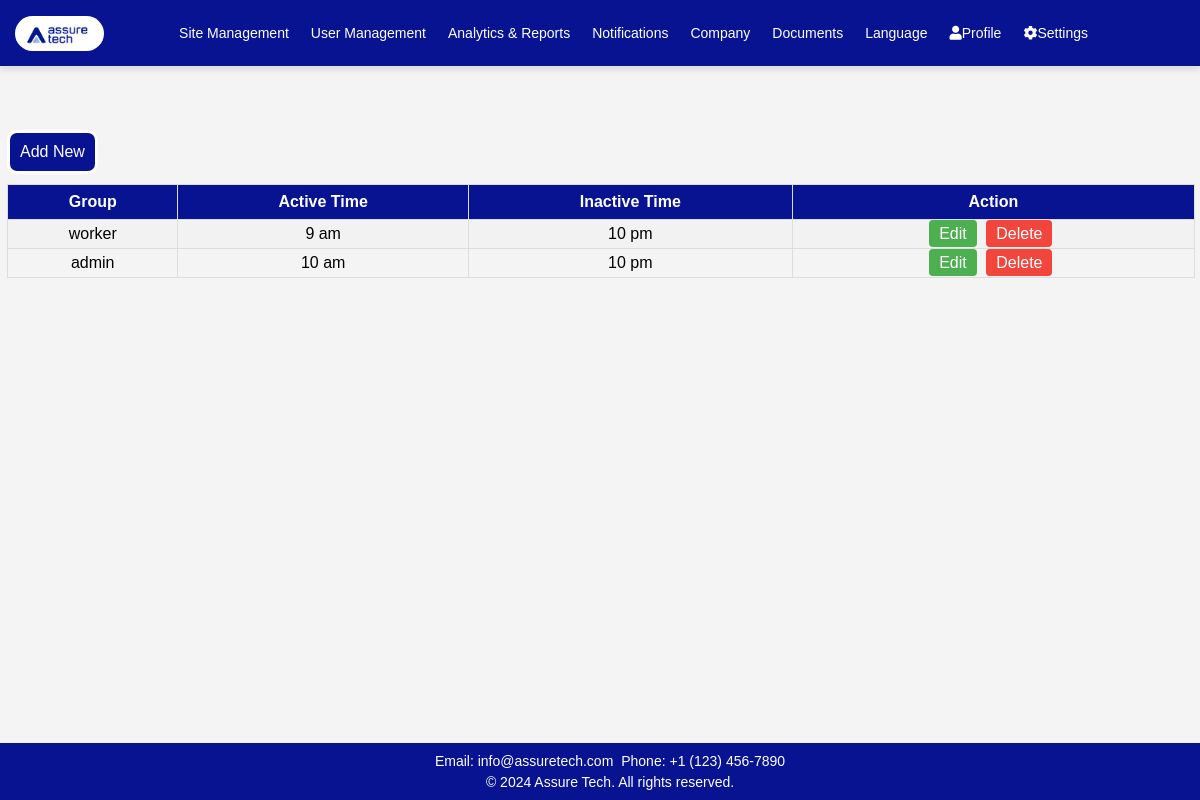
The app's page /time/ with its own data.
### app1/models.py (models this page shows, shortened)
class timeschedule(models.Model):
    group = models.CharField(max_length=100)
    active_time = models.CharField(max_length=50)
    inactive_time = models.CharField(max_length=50)

### app1/views.py (the view)
# urls.py: path('time/', views.timesche, name='time'),
def timesche(request):
    data = timeschedule.objects.all()
    return render(request, 'app1/time_shedule.html', {'data': data})

### app1/templates/app1/time_shedule.html (shortened to what this page needs)
<!DOCTYPE html>
<html lang="en">
<head>
    <link rel="stylesheet" href="https://cdnjs.cloudflare.com/ajax/libs/font-awesome/5.15.4/css/all.min.css" />
    {% load static %}
</head>
<body>
    <header>
        <a class="logo" href="#"><img src="{% static 'app1/images/logo.jpg' %}" alt="Logo"></a>
        <nav class="nav">
            <div class="dropdown">
                <a href="{% url 'sites' %}">Site Management</a>
            </div>
            <a href="{% url 'get_all' %}">User Management</a>
            <a href="{% url 'report' %}">Analytics & Reports</a>
            <a href="{% url 'notification1' %}">Notifications</a>
            <a href="{% url 'company' %}">Company</a>
            <a href="{%url 'orientation' %}">Documents</a>
            <div class="dropdown">
                <a href="#" class="dropbtn">Language</a>
            </div>
            <div class="dropdown">
                <a href="#" class="dropbtn"><i class="fas fa-user"></i>Profile</a>
            </div>
            <div class="dropdown">
                <a href="#" class="dropbtn"><i class="fas fa-cog"></i>Settings</a>
            </div>
        </nav>
    </header>
    <div class="user">
        <a class="add" href="{% url 'timeshe' %}">Add New</a>
    </div>
    <div id="table-container">
        <table id="customers">
            <tr>
                <th>Group</th>
                <th>Active Time</th>
                <th>Inactive Time</th>
                <th>Action</th>
            </tr>
            {% for row in data %}
            <tr>
                <td>{{ row.group }}</td>
                <td>{{ row.active_time }}</td>
                <td>{{ row.inactive_time }}</td>
                <td>
                    <a href="{% url 'edit_timeschedule' row.id %}" class="edit-btn">Edit</a>
                    <a href="{% url 'delete_timeschedule' row.id %}" class="delete-btn">Delete</a>
                </td>
            </tr>
            {% endfor %}
                </table>
            </div>
    <footer>
        <p>Email: info@assuretech.com</p>
        <p>Phone: +1 (123) 456-7890</p>
        <div class="footer-bottom">
            <p>&copy; 2024 Assure Tech. All rights reserved.</p>
        </div>
    </footer>
</body>
</html>

### app1/templates/app1/time_shedule.html (style rules this page uses)
body { font-family: 'Verdana', sans-serif; width: 100%; margin: 0; padding-top: 10vh; background: #f4f4f4; box-sizing: border-box; height: 700px; }
header { background-color: #071390; color: white; text-align: center; padding: 15px 0; position: fixed; top: 0; width: 100%; z-index: 1000; display: flex; justify-content: space-between; align-items: center; box-shadow: 0px 4px 6px rgba(0, 0, 0, 0.1); }
.nav a { color: white; padding: 10px 10px; font-size: 14px; text-decoration: none; display: inline-block; margin-right: 2px; transition: color 0.3s ease; }
.nav { display: flex; align-items: center; margin-right: 100px; }
.logo img { max-height: 35px; margin-left: 15px; float: left; border-radius: 20px; }
.dropdown { display: inline-block; position: relative; text-align: center; }
.user { text-align: left; margin-top: 30px; margin-left: 7px; }
.add { background-color: #071390; color: white; padding: 10px; border: solid; margin-top: 20px; display: inline-block; text-decoration: none; border-radius: 10px 10px; }
#table-container { margin-top: 10px; margin-left: 7px; margin-right: 20px; width: 99%; }
#customers { font-family: Arial, Helvetica, sans-serif; border-collapse: collapse; width: 100%; }
#customers td, #customers th { border: 1px solid #ddd; padding: 5px; text-align: center; }
#customers tr:nth-child(even) { background-color: #f2f2f2; }
#customers th { padding-top: 8px; padding-bottom: 8px; text-align: center; background-color: #071390; color: white; }
footer { position: fixed; bottom: 0; width: 100%; background-color: #071390; color: white; text-align: center; padding: 10px; z-index: 1000; font-size: 14px; }
footer h4, footer p { white-space: nowrap; margin: 0; padding: 2px; display: inline; }
.footer-bottom { white-space: nowrap; padding-top: 5px; }
.footer-bottom p { margin: 0; }
.edit-btn, .delete-btn { background-color: #4CAF50; color: white; padding: 5px 10px; border: none; border-radius: 4px; cursor: pointer; margin-right: 5px; text-decoration: none; }
.delete-btn { background-color: #f2463d; }

### records on screen
timeschedule: group "worker", active_time "9 am", inactive_time "10 pm"
timeschedule: group "admin", active_time "10 am", inactive_time "10 pm"
